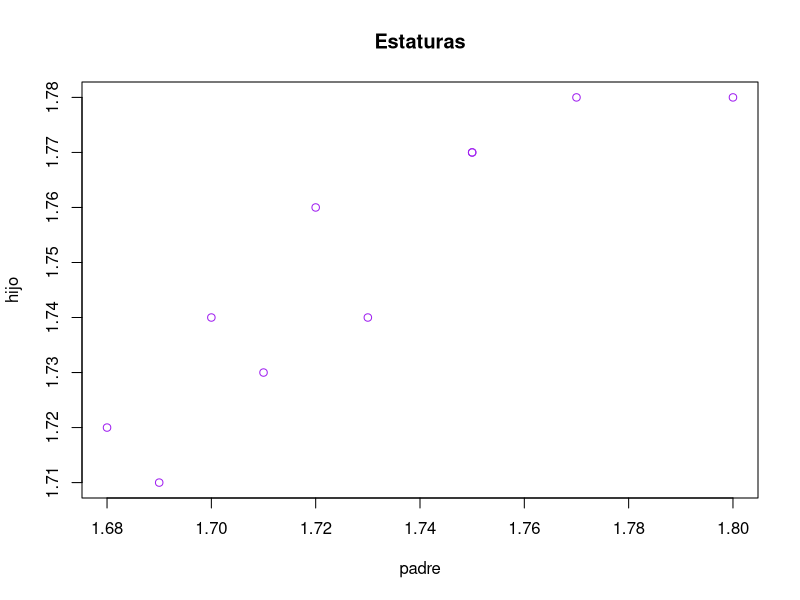
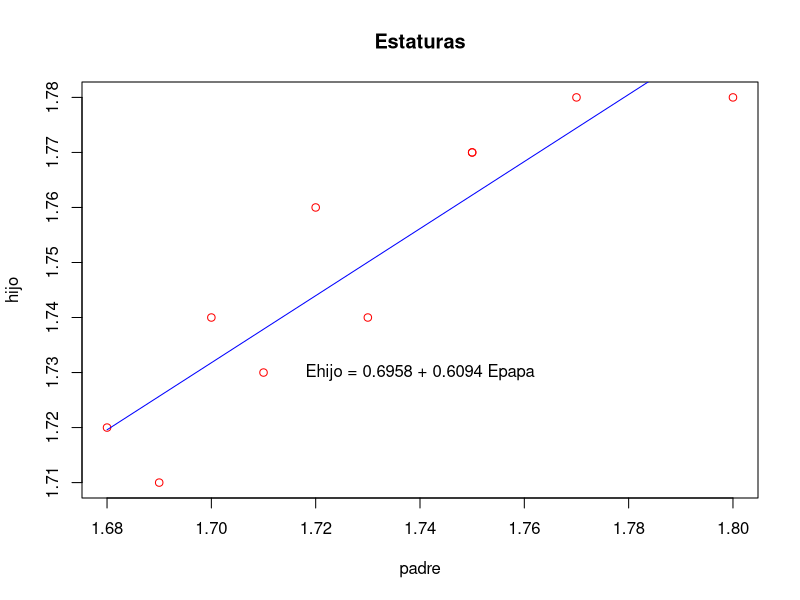

Source code (R) for these figures, in order:
## ---- chunk 1
getwd()
setwd("C:/Users/hplax/Desktop/ITESM/SegundoSemestre/Estadistica")
## ---- chunk 2
M = read.csv("estaturas.csv")
head(M, n = 3)
## ---- chunk 3
cor(M)
## ---- chunk 4
cor.test(M$padre, M$hijo)
## ---- chunk 5
plot(M, main = "Estaturas", col = "purple")
## ---- chunk 6
regresion = lm( M$hijo ~ M$padre)
## ---- chunk 7
plot (M, main = "Estaturas", col = "red")
x = seq(1.68, 1.80, 0.001)
y = 0.6958 + 0.6094*x
lines(x,y, col="blue")
text(1.74, 1.73, "Ehijo = 0.6958 + 0.6094 Epapa")
## ---- chunk 8
S = summary(regresion)
S
## ---- chunk 9
confint(regresion)
